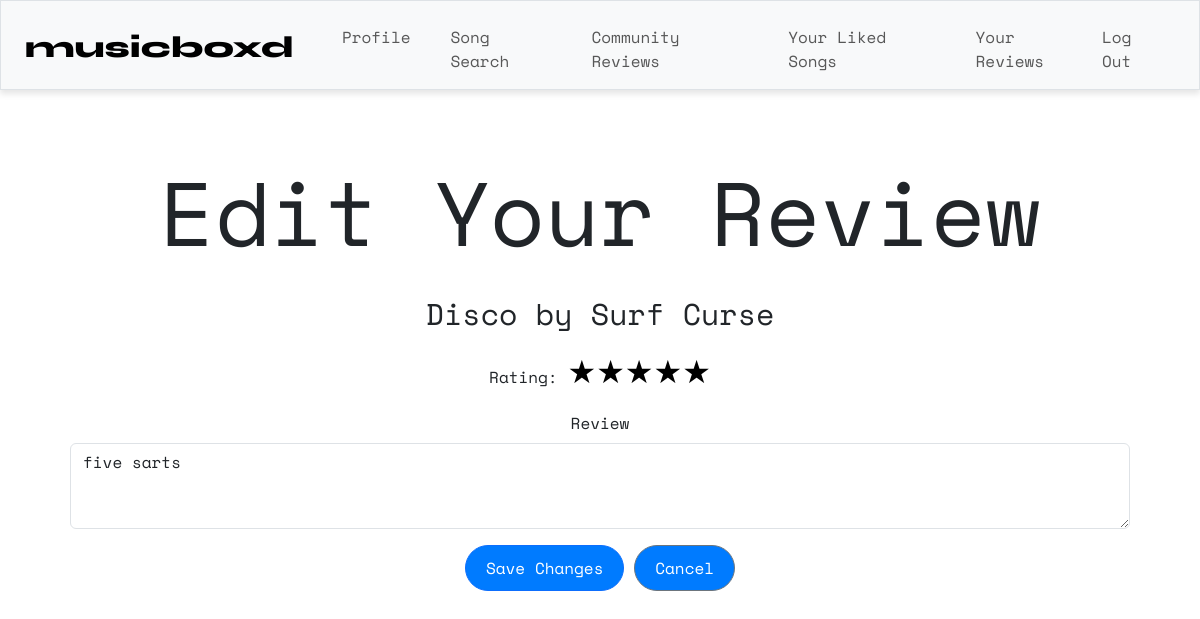
The page /edit_review/11 (signed in) on the database as committed earlier.
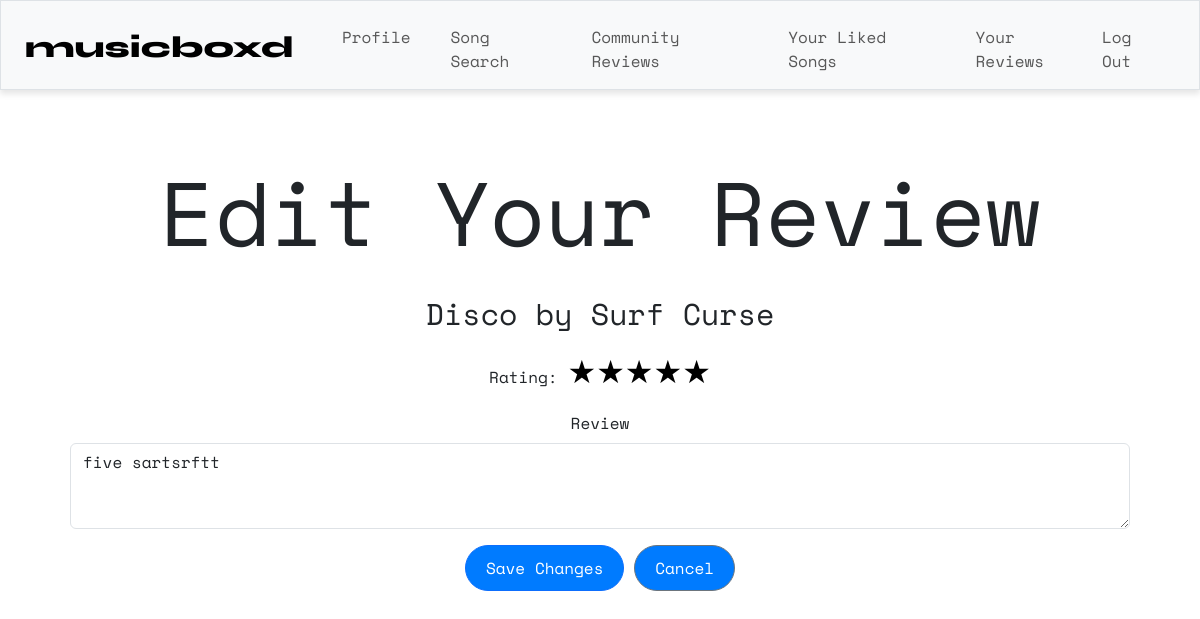
The same page on the database as committed later.
### tables this page shows
CREATE TABLE reviews ( id INTEGER PRIMARY KEY, review TEXT NOT NULL, rating INTEGER NOT NULL, user_id INTEGER NOT NULL, song_id TEXT NOT NULL, timestamp DATETIME DEFAULT CURRENT_TIMESTAMP, FOREIGN KEY (user_id) REFERENCES users (id), FOREIGN KEY (song_id) REFERENCES songs (id) );

### app.py (the view, shortened to what this page needs)
@app.route("/edit_review/<int:review_id>", methods=["GET", "POST"])
@login_required
def edit_review(review_id):
    try:
        review = db.execute("""
            SELECT reviews.*, songs.title AS song_title, songs.artist AS song_artist
            FROM reviews
            JOIN songs ON reviews.song_id = songs.id
            WHERE reviews.id = ? AND reviews.user_id = ?
        """, review_id, session["user_id"])
        if not review:
            return apology("Review not found or not yours to edit", 403)
        if request.method == "GET":
            return render_template("edit_review.html", review=review[0])
    except Exception as e:
        print(f"Error: {e}")
        return apology("An error occurred while editing the review.")

### helpers.py (called while the page is built)
def login_required(f):
    @wraps(f)
    def decorated_function(*args, **kwargs):
        if session.get("user_id") is None:
            return redirect("/login")
        return f(*args, **kwargs)
    return decorated_function

### templates/edit_review.html (shortened to what this page needs)
{% extends "layout.html" %}
{% block main %}
<div class="container">
    <h1>Edit Your Review</h1>
    <h2>{{ review.song_title }} by {{ review.song_artist }}</h2>
    <form action="{{ url_for('edit_review', review_id=review.id) }}" method="POST">
        <div class="mb-3">
            <label for="rating">Rating:</label>
            <div class="stars-input">
                {% for star in range(5, 0, -1) %}
                    <label for="star{{ star }}">★</label>
                {% endfor %}
            </div>
        </div>
        <div class="mb-3">
            <label for="review" class="form-label">Review</label>
            <textarea class="form-control" id="review" name="review" rows="3">{{ review.review }}</textarea>
        </div>
        <button type="submit" class="btn btn-primary">Save Changes</button>
        <a href="{{ url_for('all_reviews') }}" class="btn btn-secondary">Cancel</a>
    </form>
</div>
{% endblock %}

Rows that differ between the two databases and show on the page:
changed reviews: review "five sarts" → "five sartsrftt"
